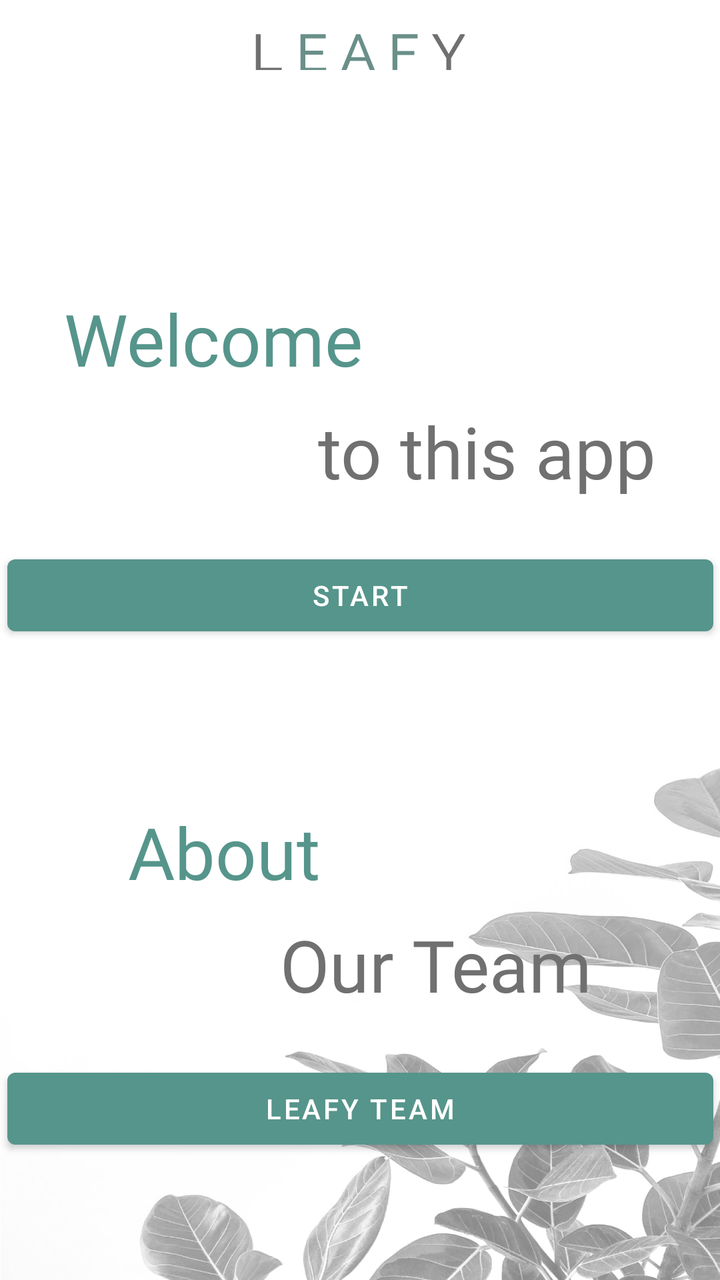
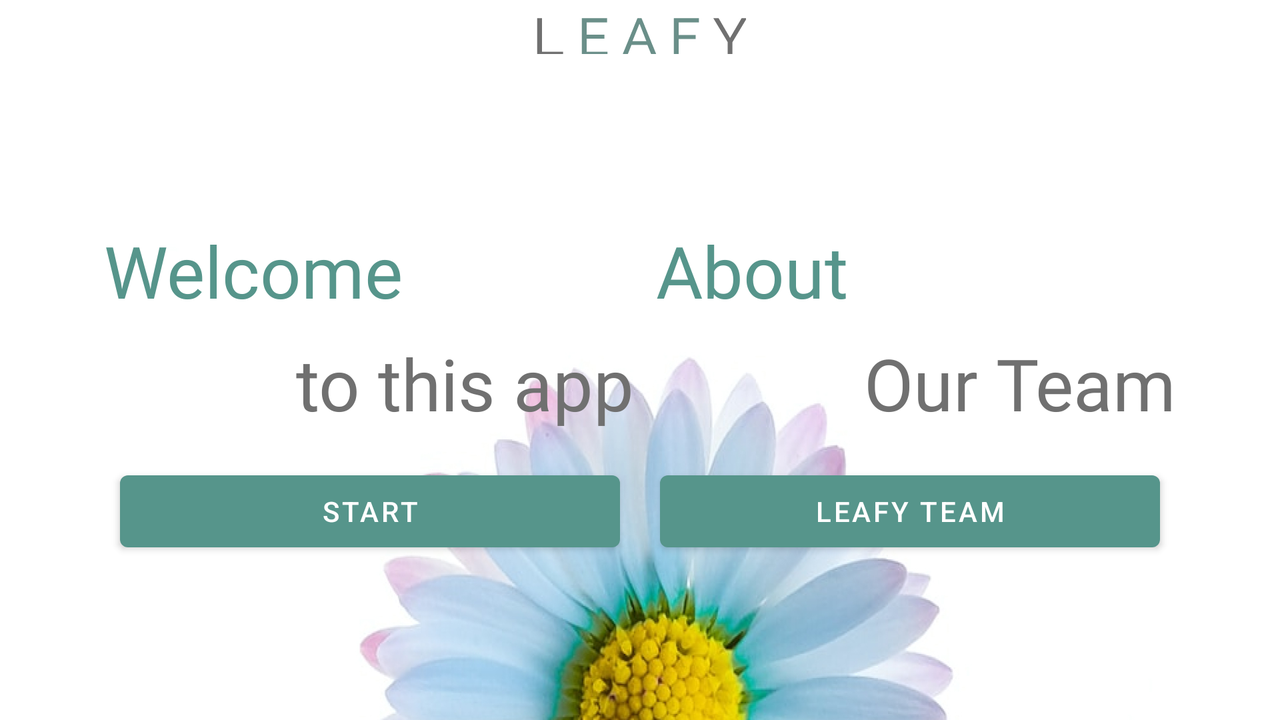

The same Android screen from two of the app's own layout files: first res/layout/ as a phone draws it, then the repository's variant for another configuration, drawn on a device whose configuration selects that folder. Both files follow.
<!-- AndroidManifest.xml: application theme Theme.MedsApp -->
<!-- res/layout/activity_main.xml -->
<?xml version="1.0" encoding="utf-8"?>
<androidx.constraintlayout.widget.ConstraintLayout xmlns:android="http://schemas.android.com/apk/res/android"
    xmlns:app="http://schemas.android.com/apk/res-auto"
    xmlns:tools="http://schemas.android.com/tools"
    android:layout_width="match_parent"
    android:layout_height="match_parent"
    android:background="@drawable/background"
    tools:context=".ui.MainActivity">

    <ImageView
        android:id="@+id/imgv_appname"
        android:layout_width="175dp"
        android:layout_height="19dp"
        android:layout_marginTop="16dp"
        android:src="@drawable/leafy"
        app:layout_constraintEnd_toEndOf="parent"
        app:layout_constraintHorizontal_bias="0.497"
        app:layout_constraintStart_toStartOf="parent"
        app:layout_constraintTop_toTopOf="parent" />

    <TextView
        android:id="@+id/tv_toleafy"
        android:layout_width="wrap_content"
        android:layout_height="wrap_content"
        android:layout_marginTop="8dp"
        android:layout_marginEnd="32dp"
        android:fontFamily="@font/ralewaymedium"
        android:text="@string/to_this_app"
        android:textColor="#707070"
        android:textSize="36sp"
        android:textStyle="normal"
        app:layout_constraintEnd_toEndOf="parent"
        app:layout_constraintHorizontal_bias="1.0"
        app:layout_constraintStart_toStartOf="parent"
        app:layout_constraintTop_toBottomOf="@+id/tv_welcome" />

    <TextView
        android:id="@+id/tv_welcome"
        android:layout_width="wrap_content"
        android:layout_height="wrap_content"
        android:layout_marginStart="32dp"
        android:layout_marginTop="110dp"
        android:fontFamily="@font/ralewaymedium"
        android:text="@string/welcome"
        android:textColor="#56958B"
        android:textSize="36sp"
        android:textStyle="normal"
        app:layout_constraintEnd_toEndOf="parent"
        app:layout_constraintHorizontal_bias="0.0"
        app:layout_constraintStart_toStartOf="parent"
        app:layout_constraintTop_toBottomOf="@+id/imgv_appname" />

    <Button
        android:id="@+id/btn_start"
        android:layout_width="353dp"
        android:layout_height="wrap_content"
        android:layout_marginTop="24dp"
        android:text="@string/start"
        app:layout_constraintEnd_toEndOf="parent"
        app:layout_constraintStart_toStartOf="parent"
        app:layout_constraintTop_toBottomOf="@+id/tv_toleafy" />

    <TextView
        android:id="@+id/tv_about"
        android:layout_width="wrap_content"
        android:layout_height="wrap_content"
        android:layout_marginStart="64dp"
        android:layout_marginTop="80dp"
        android:fontFamily="@font/ralewaymedium"
        android:text="@string/about"
        android:textColor="#56958B"
        android:textSize="36sp"
        android:textStyle="normal"
        app:layout_constraintEnd_toEndOf="parent"
        app:layout_constraintHorizontal_bias="0.0"
        app:layout_constraintStart_toStartOf="parent"
        app:layout_constraintTop_toBottomOf="@+id/btn_start" />

    <TextView
        android:id="@+id/tv_ourteam"
        android:layout_width="wrap_content"
        android:layout_height="wrap_content"
        android:layout_marginTop="8dp"
        android:layout_marginEnd="64dp"
        android:fontFamily="@font/ralewaymedium"
        android:text="@string/our_team"
        android:textColor="#707070"
        android:textSize="36sp"
        android:textStyle="normal"
        app:layout_constraintEnd_toEndOf="parent"
        app:layout_constraintHorizontal_bias="1.0"
        app:layout_constraintStart_toStartOf="parent"
        app:layout_constraintTop_toBottomOf="@+id/tv_about" />

    <Button
        android:id="@+id/btn_leafyteam"
        android:layout_width="353dp"
        android:layout_height="wrap_content"
        android:layout_marginTop="24dp"
        android:text="@string/leafy_team"
        app:layout_constraintEnd_toEndOf="parent"
        app:layout_constraintStart_toStartOf="parent"
        app:layout_constraintTop_toBottomOf="@+id/tv_ourteam" />

</androidx.constraintlayout.widget.ConstraintLayout>
<!-- resources referenced by this layout -->
<resources>
  <!-- drawable background: jpg bitmap (drawable, 421399 bytes) -->
  <!-- drawable leafy: png bitmap (drawable, 2161 bytes) -->
  <string name="about">About</string>
  <string name="leafy_team">LEAFY TEAM</string>
  <string name="our_team">Our Team</string>
  <string name="start">START</string>
  <string name="to_this_app">to this app</string>
  <string name="welcome">Welcome</string>
  <style name="Theme.MedsApp" parent="Theme.MaterialComponents.DayNight.NoActionBar">
          
          <item name="colorPrimary">@color/tosca</item>
          <item name="colorPrimaryVariant">@color/tosca</item>
          <item name="colorOnPrimary">@color/white</item>
          
          <item name="colorSecondary">@color/teal_200</item>
          <item name="colorSecondaryVariant">@color/teal_700</item>
          <item name="colorOnSecondary">@color/black</item>
          
          <item name="android:statusBarColor" tools:targetApi="l">?attr/colorPrimaryVariant</item>
          
      </style>
  <color name="tosca">#56958B</color>
  <color name="white">#FFFFFFFF</color>
  <color name="teal_200">#FF03DAC5</color>
  <color name="teal_700">#FF018786</color>
  <color name="black">#FF000000</color>
</resources>
<!-- res/layout-land/activity_main.xml (the repository's variant of the layout above) -->
<!-- drawn on the phone turned sideways -->
<?xml version="1.0" encoding="utf-8"?>
<androidx.constraintlayout.widget.ConstraintLayout xmlns:android="http://schemas.android.com/apk/res/android"
    xmlns:app="http://schemas.android.com/apk/res-auto"
    xmlns:tools="http://schemas.android.com/tools"
    android:layout_width="match_parent"
    android:layout_height="match_parent"
    android:background="@drawable/backgroundland">

    <ImageView
        android:id="@+id/imgv_appname"
        android:layout_width="175dp"
        android:layout_height="19dp"
        android:layout_marginTop="8dp"
        android:src="@drawable/leafy"
        app:layout_constraintEnd_toEndOf="parent"
        app:layout_constraintStart_toStartOf="parent"
        app:layout_constraintTop_toTopOf="parent" />

    <TextView
        android:id="@+id/tv_toleafy"
        android:layout_width="wrap_content"
        android:layout_height="wrap_content"
        android:layout_marginStart="148dp"
        android:layout_marginTop="8dp"
        android:fontFamily="@font/ralewaymedium"
        android:text="@string/to_this_app"
        android:textColor="#707070"
        android:textSize="36sp"
        android:textStyle="normal"
        app:layout_constraintStart_toStartOf="parent"
        app:layout_constraintTop_toBottomOf="@+id/tv_welcome" />

    <TextView
        android:id="@+id/tv_welcome"
        android:layout_width="wrap_content"
        android:layout_height="wrap_content"
        android:layout_marginStart="52dp"
        android:layout_marginTop="84dp"
        android:fontFamily="@font/ralewaymedium"
        android:text="@string/welcome"
        android:textColor="#56958B"
        android:textSize="36sp"
        android:textStyle="normal"
        app:layout_constraintStart_toStartOf="parent"
        app:layout_constraintTop_toBottomOf="@+id/imgv_appname" />

    <Button
        android:id="@+id/btn_start"
        android:layout_width="250dp"
        android:layout_height="wrap_content"
        android:layout_marginStart="60dp"
        android:layout_marginTop="16dp"
        android:text="@string/start"
        app:layout_constraintStart_toStartOf="parent"
        app:layout_constraintTop_toBottomOf="@+id/tv_toleafy" />

    <TextView
        android:id="@+id/tv_ourteam"
        android:layout_width="wrap_content"
        android:layout_height="wrap_content"
        android:layout_marginTop="8dp"
        android:layout_marginEnd="52dp"
        android:fontFamily="@font/ralewaymedium"
        android:text="@string/our_team"
        android:textColor="#707070"
        android:textSize="36sp"
        android:textStyle="normal"
        app:layout_constraintEnd_toEndOf="parent"
        app:layout_constraintTop_toBottomOf="@+id/tv_about" />

    <TextView
        android:id="@+id/tv_about"
        android:layout_width="wrap_content"
        android:layout_height="wrap_content"
        android:layout_marginTop="84dp"
        android:layout_marginEnd="216dp"
        android:fontFamily="@font/ralewaymedium"
        android:text="@string/about"
        android:textColor="#56958B"
        android:textSize="36sp"
        android:textStyle="normal"
        app:layout_constraintEnd_toEndOf="parent"
        app:layout_constraintTop_toBottomOf="@+id/imgv_appname" />

    <Button
        android:id="@+id/btn_leafyteam"
        android:layout_width="250dp"
        android:layout_height="wrap_content"
        android:layout_marginStart="32dp"
        android:layout_marginTop="16dp"
        android:layout_marginEnd="60dp"
        android:text="@string/leafy_team"
        app:layout_constraintEnd_toEndOf="parent"
        app:layout_constraintHorizontal_bias="1.0"
        app:layout_constraintStart_toEndOf="@+id/btn_start"
        app:layout_constraintTop_toBottomOf="@+id/tv_ourteam" />

</androidx.constraintlayout.widget.ConstraintLayout>
<!-- resources referenced by the variant -->
<!-- as the phone turned sideways resolves them -->
<resources>
  <!-- drawable backgroundland: jpg bitmap (drawable, 474632 bytes) -->
  <!-- drawable leafy: png bitmap (drawable, 2161 bytes) -->
  <string name="about">About</string>
  <string name="leafy_team">LEAFY TEAM</string>
  <string name="our_team">Our Team</string>
  <string name="start">START</string>
  <string name="to_this_app">to this app</string>
  <string name="welcome">Welcome</string>
  <style name="Theme.MedsApp" parent="Theme.MaterialComponents.DayNight.NoActionBar">
          
          <item name="colorPrimary">@color/tosca</item>
          <item name="colorPrimaryVariant">@color/tosca</item>
          <item name="colorOnPrimary">@color/white</item>
          
          <item name="colorSecondary">@color/teal_200</item>
          <item name="colorSecondaryVariant">@color/teal_700</item>
          <item name="colorOnSecondary">@color/black</item>
          
          <item name="android:statusBarColor" tools:targetApi="l">?attr/colorPrimaryVariant</item>
          
      </style>
  <color name="tosca">#56958B</color>
  <color name="white">#FFFFFFFF</color>
  <color name="teal_200">#FF03DAC5</color>
  <color name="teal_700">#FF018786</color>
  <color name="black">#FF000000</color>
</resources>
